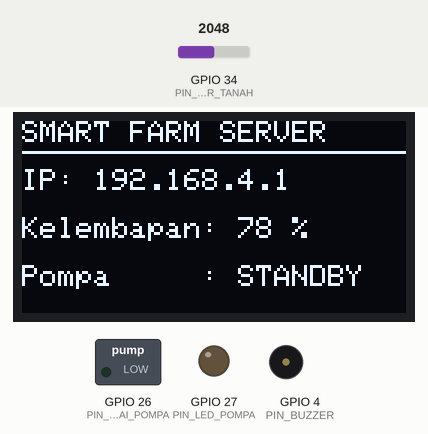
Recording of a sketch running on a simulated ESP32. On the bench: 128×64 one-colour display, switched loads named in the sketch (green lamp = pin HIGH), output pins drawn as LEDs (lit = HIGH), buzzer (waves = sounding, pin HIGH). Inputs (shaded band) come from the test bench; at power-on: GPIO 34 (PIN_SENSOR_TANAH) = 2048.

Above: at 1.6 s.
1.7 s: GPIO 34 (PIN_SENSOR_TANAH) set to 2866
At 2.8 s:
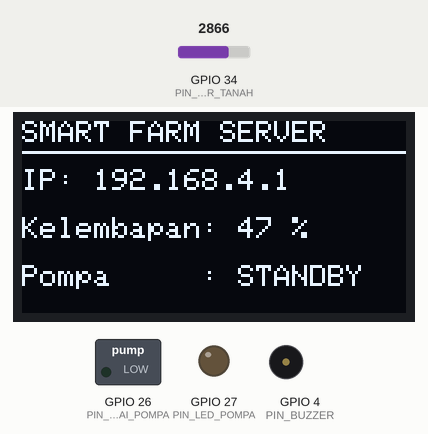
3.5 s: GPIO 34 (PIN_SENSOR_TANAH) set to 3603
At 4.4 s:
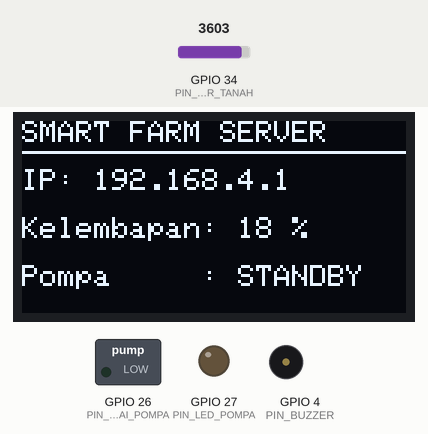
5.5 s: GPIO 34 (PIN_SENSOR_TANAH) set to 1228
At 7.1 s:
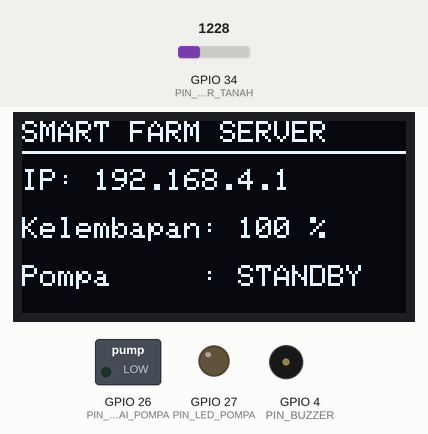
Timing chart, 0 to 8.6 s (numbered marks = the images above; inputs shaded):
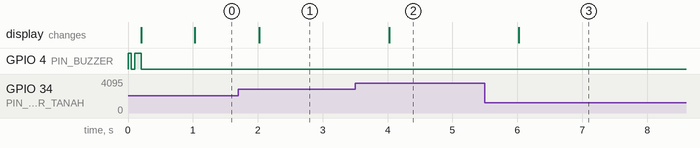

Measured:
- after the input at 1.7 s, the display: changes after 0.33 s (image 1)
- after the input at 3.5 s, the display: changes after 0.53 s (image 2)
- after the input at 5.5 s, the display: changes after 0.53 s (image 3)

The sketch:

offline_iot_server.ino
```cpp
/**
 * offline_iot_server.ino: Server Web IoT Offline Pertanian Cerdas SMA
 *
 * Tanggung Jawab:
 * - Menjalankan Wi-Fi Access Point mandiri (SSID: ESP32-SmartFarm-Lab).
 * - Menyajikan antarmuka web monitoring HTML dan REST API lokal.
 * - Membaca sensor kelembapan tanah analog pada GPIO 34.
 * - Mengendalikan pompa air 5V DC melalui relai terisolasi pada GPIO 26.
 * - Menampilkan alamat IP dan status operasional pada layar OLED.
 *
 * Perangkat Keras:
 * - ESP32 NodeMCU DevKit V1 (DOIT 30-Pin)
 * - Sensor Kelembapan: Analog GPIO 34 (ADC1)
 * - Relai Pompa 5V: Digital GPIO 26
 * - LED Indikator: Digital GPIO 27
 * - Buzzer: Digital GPIO 4
 * - OLED SSD1306: SDA GPIO 21, SCL GPIO 22
 */

#include <WiFi.h>
#include <WebServer.h>
#include <Wire.h>
#include <Adafruit_GFX.h>
#include <Adafruit_SSD1306.h>

const int PIN_SENSOR_TANAH = 34;
const int PIN_RELAI_POMPA = 26;
const int PIN_LED_POMPA = 27;
const int PIN_BUZZER = 4;

const char* NAMA_SSID = "ESP32-SmartFarm-Lab";
const char* KATA_SANDI = "edukasi123";

Adafruit_SSD1306 display_oled(128, 64, &Wire, -1);
WebServer server_lokal(80);

bool status_pompa_aktif = false;
unsigned long waktu_baca_sensor = 0;
int kelembapan_terakhir = 50;

void bunyikan_buzzer(int durasi_ms) {
  digitalWrite(PIN_BUZZER, HIGH);
  delay(durasi_ms);
  digitalWrite(PIN_BUZZER, LOW);
}

void atur_pompa(bool aktif) {
  status_pompa_aktif = aktif;
  digitalWrite(PIN_RELAI_POMPA, aktif ? HIGH : LOW);
  digitalWrite(PIN_LED_POMPA, aktif ? HIGH : LOW);
  bunyikan_buzzer(50);
}

int hitung_persentase_kelembapan() {
  int nilai_raw = analogRead(PIN_SENSOR_TANAH);
  int persen = map(nilai_raw, 4095, 1500, 0, 100);
  return constrain(persen, 0, 100);
}

void perbarui_oled(int lembap, bool pompa) {
  display_oled.clearDisplay();
  display_oled.setTextSize(1);
  display_oled.setTextColor(SSD1306_WHITE);
  display_oled.setCursor(0, 0);
  display_oled.println("SMART FARM SERVER");
  display_oled.drawLine(0, 10, 127, 10, SSD1306_WHITE);

  display_oled.setCursor(0, 16);
  display_oled.println("IP: 192.168.4.1");
  display_oled.setCursor(0, 32);
  display_oled.print("Kelembapan: ");
  display_oled.print(lembap);
  display_oled.println(" %");

  display_oled.setCursor(0, 48);
  display_oled.print("Pompa     : ");
  display_oled.println(pompa ? "AKTIF (MENYIRAM)" : "STANDBY");
  display_oled.display();
}

void tangani_halaman_root() {
  String html = "<!DOCTYPE html><html><head><meta charset='UTF-8'>";
  html += "<meta name='viewport' content='width=device-width, initial-scale=1.0'>";
  html += "<title>Smart Farm ESP32</title>";
  html += "<style>body{font-family:sans-serif;text-align:center;padding:20px;background:#f4f7f6;}";
  html += ".card{background:white;padding:24px;border-radius:12px;display:inline-block;box-shadow:0 2px 6px rgba(0,0,0,0.1);}";
  html += "button{padding:12px 24px;font-size:16px;border:none;border-radius:8px;background:#0d6efd;color:white;cursor:pointer;}";
  html += "</style></head><body><div class='card'>";
  html += "<h2>Monitoring Irigasi Pintar</h2>";
  html += "<p>Kelembapan Tanah: <strong>" + String(kelembapan_terakhir) + "%</strong></p>";
  html += "<p>Status Pompa: <strong>" + String(status_pompa_aktif ? "MENYIRAM" : "MATI") + "</strong></p>";
  html += "<form action='/toggle' method='POST'><button type='submit'>Sakelar Pompa</button></form>";
  html += "</div></body></html>";
  server_lokal.send(200, "text/html", html);
}

void tangani_api_status() {
  String json = "{";
  json += "\"kelembapan\":" + String(kelembapan_terakhir) + ",";
  json += "\"pompa\":" + String(status_pompa_aktif ? "true" : "false");
  json += "}";
  server_lokal.send(200, "application/json", json);
}

void tangani_toggle_pompa() {
  atur_pompa(!status_pompa_aktif);
  server_lokal.sendHeader("Location", "/");
  server_lokal.send(303);
}

void inisialisasi_hardware() {
  pinMode(PIN_RELAI_POMPA, OUTPUT);
  pinMode(PIN_LED_POMPA, OUTPUT);
  pinMode(PIN_BUZZER, OUTPUT);
  atur_pompa(false);

  Wire.begin(21, 22);
  display_oled.begin(SSD1306_SWITCHCAPVCC, 0x3C);
  perbarui_oled(0, false);
}

void inisialisasi_jaringan() {
  WiFi.mode(WIFI_AP);
  WiFi.softAP(NAMA_SSID, KATA_SANDI);

  server_lokal.on("/", HTTP_GET, tangani_halaman_root);
  server_lokal.on("/api/status", HTTP_GET, tangani_api_status);
  server_lokal.on("/toggle", HTTP_POST, tangani_toggle_pompa);
  server_lokal.begin();
}

void setup() {
  Serial.begin(115200);
  inisialisasi_hardware();
  inisialisasi_jaringan();
  bunyikan_buzzer(100);
}

void loop() {
  server_lokal.handleClient();
  if (millis() - waktu_baca_sensor >= 1000) {
    waktu_baca_sensor = millis();
    kelembapan_terakhir = hitung_persentase_kelembapan();
    perbarui_oled(kelembapan_terakhir, status_pompa_aktif);
  }
}
```
